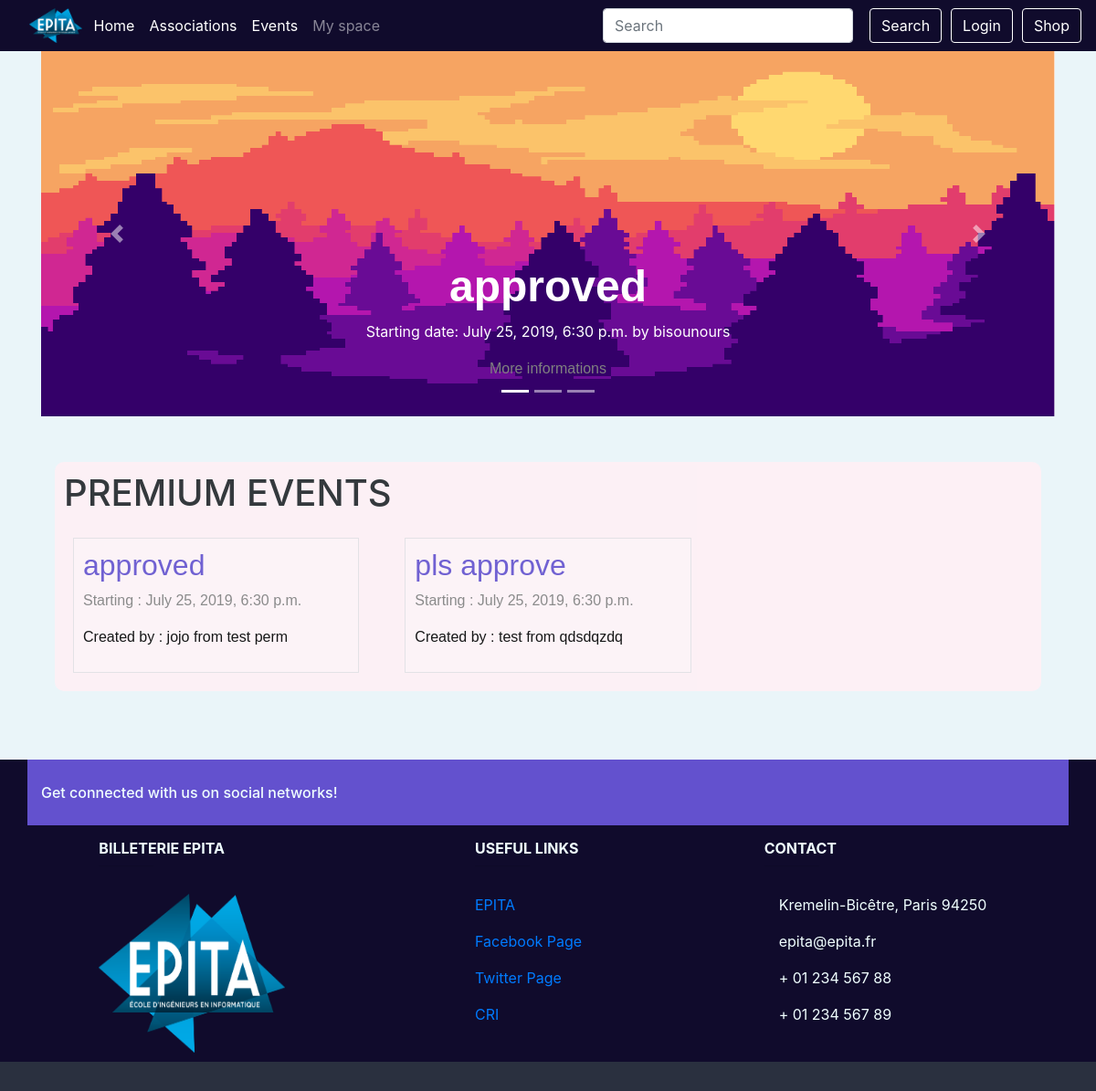
The page / on the database its author committed.
### event/models.py (models this page shows, shortened)
class Event(models.Model):
    PENDING = 'P'
    APPROVED = 'A'
    VALIDATED = 'V'
    REFUSED = 'R'
    CANCELED = 'C'
    EVENT_STATE_CHOICES = (
        (PENDING, _("Pending")),
        (APPROVED, _("Approved")),
        (REFUSED, _("Refused")),
        (CANCELED, _("Canceled")),
        (VALIDATED, _("Validated by the president")),
    )
    title = models.CharField(_("Title of the event"), max_length=64)
    event_state = models.CharField(_("State of the event"), max_length=1,
                                   choices=EVENT_STATE_CHOICES,
                                   default=PENDING)
    manager_id = models.ForeignKey(Manager, on_delete=models.SET_NULL,
                                   null=True, blank=True)
    start = models.DateTimeField(_("Start date and time"))
    end = models.DateTimeField(_("End date and time"))
    ticket_deadline = models.DateTimeField(_("Deadline to buy tickets"),
                                           null=True, blank=True)
    assos_id = models.ForeignKey(Association, on_delete=models.CASCADE,
                                 related_name='events')
    address_id = AddressField(on_delete=models.PROTECT)
    premium_flag = models.BooleanField(_("Premium"), default=False)
    image = models.ImageField(_("Event's cover image"),
                              default='event_pics/default.jpg',
                              upload_to='event_pics/uploads/')
    see_remaining = models.BooleanField(_("See remaining tickets"),
                                        default=False)
    class Meta:
        verbose_name = (_("Event"))
        verbose_name_plural = (_("Events"))
        permissions = (
            ('access_dashboard', 'User can access this event\'s dashboard'),
            ('approve_event', 'User can approve of the event'),
            ('choose_premium', 'User can make an event premium or not'),
            ('cancel_event', 'User can cancel the event'),
        )

class Association(models.Model):
    name = models.CharField(_("Name"), max_length=64, unique=True,
                            validators=[UnicodeValidator()])
    url = models.URLField(_("Association's website"), null=True, blank=True)
    class Meta:
        verbose_name = _("Association")
        verbose_name_plural = _("Associations")
        permissions = (
            ('create_event', 'User can create an event'),
            ('manage_member', 'User can add and remove a member'),
            ('choose_staff', 'User can choose staff'),
            ('manage_manager', 'User can add and remove managers'),
            ('modify_event', 'User can modify an event'),
            ('make_event_cancelable', 'User can cancel an event'),
            ('validate_event',
             'User can validate event and make it available for approval')
        )
    def __str__(self):
        return '%s' % (self.name)

class Manager(models.Model):
    user = models.ForeignKey(User, on_delete=models.CASCADE,
                             related_name="managerships")
    assos_id = models.ForeignKey(Association, on_delete=models.CASCADE,
                                 related_name='managers')
    member = CompositeOneToOneField(Member, on_delete=models.CASCADE,
                                    to_fields={"assos_id", "user"})
    class Meta:
        verbose_name = _("Member of the Bureau")
        verbose_name_plural = _("Members of the Bureau")
    def __str__(self):
        return '%s from %s' % (self.user.username, self.assos_id.name)

### event/views.py (the view)
# urls.py: path('', views.IndexView.as_view(), name='index'),
class IndexView(generic.ListView):
    template_name = 'index.html'
    context_object_name = 'events'
    def get_queryset(self):
        return Event.objects.filter(start__gt=timezone.now(), premium_flag=True, event_state=Event.APPROVED).order_by('start')

### shop/cart.py (called while the page is built)
def _cart_id(request):
    if 'cart_id' not in request.session:
        request.session['cart_id'] = _generate_cart_id()
    return request.session['cart_id']

def _generate_cart_id():
    import string, random
    return ''.join([random.choice(string.ascii_letters + string.digits) for _ in range(50)])

def get_all_cart_items(request):
    return CartItem.objects.filter(cart_id = _cart_id(request))

def item_count(request):
    return get_all_cart_items(request).count()

### shop/context_processor.py (called while the page is built)
def cart_item_count(request):
    item_count = cart.item_count(request)
    return {'cart_item_count' : item_count }

### templates/index.html (shortened to what this page needs)
{% extends "base.html" %}
{% load guardian_tags %}
{% load static %}
{%block content %}
    <div class="main_body">
        <div style="
            margin-bottom:50px;
        " id="carouselExampleIndicators" class="carousel slide" data-ride="carousel">
            <ol class="carousel-indicators">
                <li data-target="#carouselExampleIndicators" data-slide-to="0" class="active"></li>
                <li data-target="#carouselExampleIndicators" data-slide-to="1"></li>
                <li data-target="#carouselExampleIndicators" data-slide-to="2"></li>
            </ol>
            <div class="carousel-inner">
                <div class="carousel-item active">
                    <img style="height:400px; width:max-content;" class="d-block w-100" src="{% static "img/index_event_carousel.png" %}" alt="First slide">
                    <div class="carousel-caption d-none d-md-block">
                        {% if events.0 %}
                        <h1 class="carousel-title">{{ events.0.title }}</h1>
                        <p>Starting date: {{ events.0.start }} by {{ events.0.assos_id }}</p>
                        <a class="event-link" href="{% url 'event:event_detail' events.0.id %}">
                            More informations
                        </a>
                        {% endif %}
                    </div>
                </div>
            </div>
            <a class="carousel-control-prev" href="#carouselExampleIndicators" role="button" data-slide="prev">
                <span class="carousel-control-prev-icon" aria-hidden="true"></span>
            </a>
            <a class="carousel-control-next" href="#carouselExampleIndicators" role="button" data-slide="next">
                <span class="carousel-control-next-icon" aria-hidden="true"></span>
            </a>
        </div>
        <div class="container-fluid actu-wraper">
            <div class="container actu">
                <h1 style="margin-bottom:15px;">PREMIUM EVENTS</h1>
                {% if events %}
                <div class="row">
                    {% for event in events %}
                    <article class="col-xs-12 col-sm-12 col-md-4 col-lg-4">
                            <a class="event-link" href="{% url 'event:event_detail' event.id %}">
                                <div class="event-block">
                                <h1 style="font-size:2rem; color:#6351ce;">{{ event.title }}</h1>
                                <p>Starting : {{ event.start }}</p>
                                {% if event.manager_id %}
                                <p style="color:black;">Created by : {{event.manager_id}}</p>
                                {% else %}
                                <p style="color:black;">No manager</p>
                                {% endif %}
                            </div>
                        </a>
                    </article>
                    {% endfor %}
                </div>
                {% else %}
                    <p style="font-size:2rem; padding-left:50px;">No events yet</p>
                {% endif %}
            </div>
        </div>
    </div>
{% endblock content %}

### static/css/style.css (style rules this page uses)
body { background-color:#eaf5f9; background-position: center; background-size: cover; }
.actu { background-color: lavenderblush; padding: 10px; margin-bottom: 75px; border-radius: 10px; opacity: 0.9; }
.event-block { border: solid 1px #e3e0e5; padding: 10px; margin: 10px; background-color:#fff3f7; }
.event-link { font-family: 'Lucida Sans Unicode', 'Lucida Grande', sans-serif; color: grey; }
.carousel-title { font-size: 3rem; font-weight: bold; font-family: 'Lucida Sans Unicode', 'Lucida Grande', sans-serif; }

### rows shown on the page
Event: title "approved", start "July 25, 2019, 6:30 p.m.", assos_id.name "bisounours", manager_id "jojo from test perm"
Event: title "pls approve", start "July 25, 2019, 6:30 p.m.", manager_id "test from qdsdqzdq"
